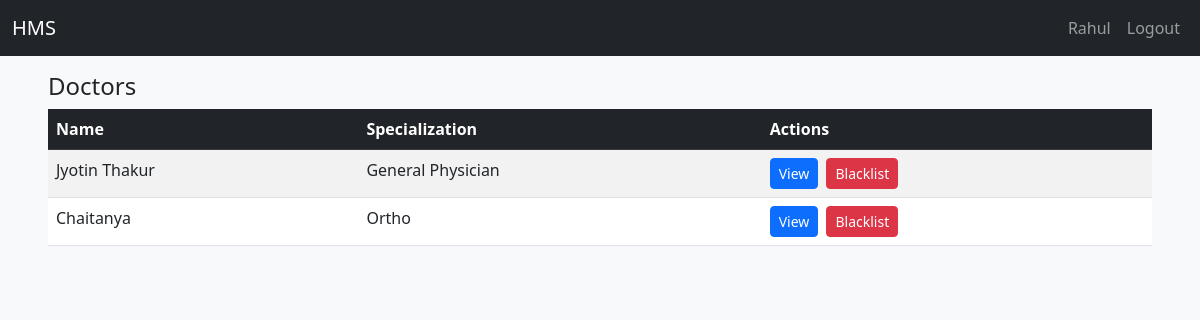
/doctors (signed in), run on the app's committed database.
### app/models.py (models this page shows, shortened)
class User(UserMixin, db.Model):
    id = db.Column(db.Integer, primary_key=True)
    email = db.Column(db.String(120), unique=True, nullable=False)
    name = db.Column(db.String(120), nullable=False)
    password_hash = db.Column(db.String(128), nullable=False)
    role = db.Column(db.String(20), nullable=False)
    active = db.Column(db.Boolean, default=True)
    reason= db.Column(db.String(255))
    created_at = db.Column(db.DateTime, default=func.now())
    doctor = db.relationship('DoctorProfile', backref='user', uselist=False)
    patient = db.relationship('PatientProfile', backref='user', uselist=False)

class DoctorProfile(db.Model):
    id = db.Column(db.Integer, primary_key=True)
    user_id = db.Column(db.Integer, db.ForeignKey('user.id'))
    specialization = db.Column(db.String(120))
    experience = db.Column(db.String(120))
    qualification = db.Column(db.String(120))
    department_id = db.Column(db.Integer, db.ForeignKey('department.id'))
    contact = db.Column(db.String(40))
    is_blacklisted = db.Column(db.Boolean, default=False, nullable=False)
    blacklist_reason = db.Column(db.Text, nullable=True)
    blacklisted_at = db.Column(db.DateTime, nullable=True)
    blacklisted_by = db.Column(db.Integer, nullable=True)  # Admin who blacklisted
    availability_json = db.Column(db.Text)
    bio = db.Column(db.Text)
    appointments = db.relationship('Appointment', backref='doctor', lazy='dynamic')

### app/routes.py (the view)
@main.route('/doctors')
@login_required
def list_all_doctors():
    docs = DoctorProfile.query.all()
    return render_template('doctors_list.html', doctors=docs)

### app/templates/doctors_list.html (shortened to what this page needs)
{% extends 'base.html' %} {% block title %}| Doctors{% endblock %}
{% block content %}
<h4>Doctors{% if q %} — search '{{ q }}'{% endif %}</h4>
<table class="table table-striped table-hover">
  <thead class="table-dark">
    <tr><th>Name</th><th>Specialization</th><th>Actions</th></tr>
  </thead>
  <tbody>
    {% for d in doctors %}
      <tr>
        <td>
          {{ d.user.name }}
        </td>
        <td>{{ d.specialization }}</td>
        <td>
          <a href="{{ url_for('main.admin_view_doctor', doctor_id=d.id) }}"
            class="btn btn-sm btn-primary">View</a>
          {% if d.is_blacklisted %}
            <form method="post"
                  action="{{ url_for('main.admin_whitelist_doctor', doctor_id=d.id) }}"
                  class="d-inline-block ms-1">
              <input type="hidden" name="csrf_token" value="{{ csrf_token }}">
              <button class="btn btn-sm btn-success">Whitelist</button>
            </form>
          {% else %}
            <button class="btn btn-sm btn-danger ms-1"
                    data-bs-toggle="modal"
                    data-bs-target="#blacklistModal"
                    data-doctor-id="{{ d.id }}"
                    data-doctor-name="{{ d.user.name }}">
              Blacklist
            </button>
          {% endif %}
        </td>
      </tr>
    {% endfor %}
  </tbody>
</table>
{% endblock %}

### app/templates/base.html (shortened to what this page needs)
<!doctype html>
<html lang="en">
<head>
  <link href="https://cdn.jsdelivr.net/npm/bootstrap@5.3.0/dist/css/bootstrap.min.css" rel="stylesheet">
  <link rel="stylesheet" href="{{ url_for('static', filename='css/style.css') }}">
</head>
<body>
<nav class="navbar navbar-expand-lg navbar-dark bg-dark">
  <div class="container-fluid">
    <a class="navbar-brand text-white" id="home" href="/">HMS</a>
    <div class="collapse navbar-collapse">
      <ul class="navbar-nav ms-auto mb-2 mb-lg-0 ">
        {% if current_user.is_authenticated %}
          <li class="nav-item text-white"><a class="nav-link" href="#">{{ current_user.name }}</a></li>
          <li class="nav-item text-white"><a class="nav-link" href="{{ url_for('main.logout') }}">Logout</a></li>
        {% endif %}
      </ul>
    </div>
  </div>
</nav>
<div class="toast-container position-fixed top-0 end-0 p-3" style="z-index: 2000;">
</div>
<div class="container-fluid mt-3 px-5">
  {% block content %}
  {% endblock %}
</div>
</body>
</html>

### app/static/css/style.css (style rules this page uses)
body { background-color: #f8f9fa; font-family: "Segoe UI", Roboto, Arial, sans-serif; }

### data on the page
User: name "Rahul"
DoctorProfile: user.name "Jyotin Thakur", specialization "General Physician"
DoctorProfile: user.name "Chaitanya", specialization "Ortho"
